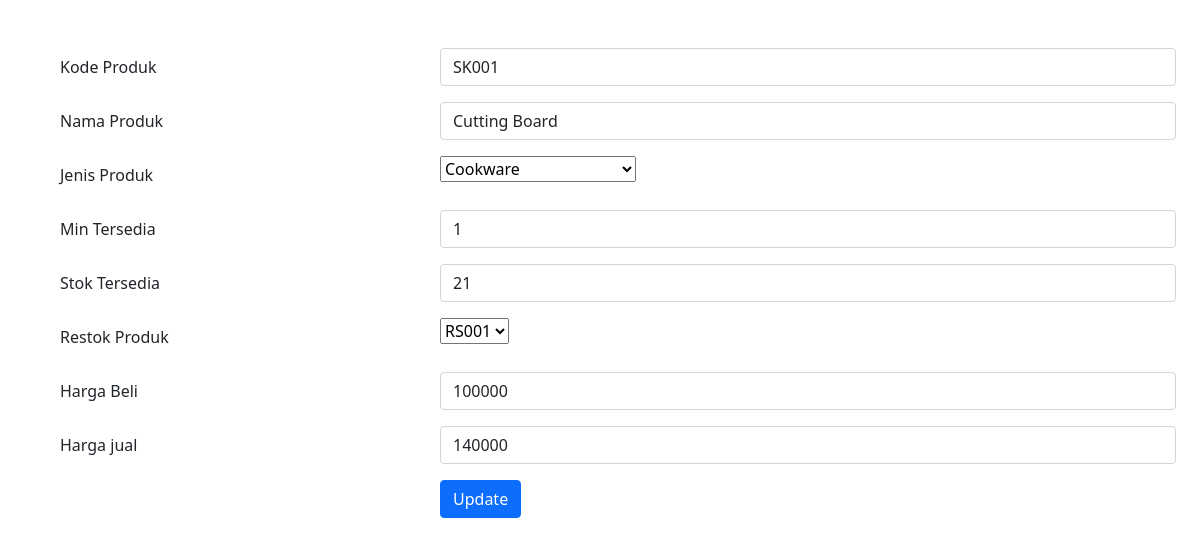
The app's page /admin/form_produk.php?id=1 with its own data.
### tables this page shows
CREATE TABLE `product` (
  `id` int(11) NOT NULL,
  `sku` varchar(45) DEFAULT NULL,
  `name` varchar(45) DEFAULT NULL,
  `purchase_price` int(11) DEFAULT NULL,
  `sell_price` int(11) DEFAULT NULL,
  `stock` int(11) DEFAULT 0,
  `min_stock` int(11) DEFAULT 0,
  `product_type_id` int(11) NOT NULL,
  `restock_id` int(11) NOT NULL
);

### admin/form_produk.php (the view, shortened to what this page needs)
<?php
require_once 'dbkoneksi.php';
?>
<?php
$_id = isset($_GET['id']) ? $_GET['id'] : null;
if (!empty($_id)) {
    $sql = "SELECT * FROM product WHERE id=?";
    $st = $dbh->prepare($sql);
    $st->execute([$_id]);
    $row = $st->fetch();
} else {
    $row = [];
}
?>
<link href="https://cdn.jsdelivr.net/npm/bootstrap@5.0.2/dist/css/bootstrap.min.css" rel="stylesheet">
<div class="container m-5">
    <form method="POST" action="proses_produk.php">
        <div class="form-group row mt-3">
            <label for="name" class="col-4 col-form-label">Kode Produk</label>
            <div class="col-8">
                <div class="input-group">
                    <input id="name" name="sku" type="text" class="form-control" value="<?php if (isset($row['sku'])) echo $row['sku']; ?>">
                </div>
            </div>
        </div>
        <div class="form-group row mt-3">
            <label for="name" class="col-4 col-form-label">Nama Produk</label>
            <div class="col-8">
                <div class="input-group">
                    <input id="name" name="name" type="text" class="form-control" value="<?php if (isset($row['name'])) echo $row['name']; ?>">
                </div>
            </div>
        </div>
        <div class="form-group row mt-3">
            <label for="jenis" class="col-4 col-form-label">Jenis Produk</label>
            <div class="col-8">
                <?php
                $sqljenis = "SELECT * FROM product_type";
                $rsjenis = $dbh->query($sqljenis);
                ?>
                <select id="product_type_id" name="product_type_id" class="custom-select">
                    <?php
                    foreach ($rsjenis as $rowjenis) {
                    ?>
                        <option value="<?= $rowjenis['id'] ?>"><?= $rowjenis['name'] ?></option>
                    <?php
                    }
                    ?>
                </select>
            </div>
        </div>
        <div class="form-group row mt-3">
            <label for="stok" class="col-4 col-form-label">Min Tersedia</label>
            <div class="col-8">
                <div class="input-group">
                    <input id="stok" name="min_stock" value="<?php if (isset($row['min_stock'])) echo $row['min_stock']; ?>" type="text" class="form-control">
                </div>
            </div>
        </div>
        <div class="form-group row mt-3">
            <label for="stok" class="col-4 col-form-label">Stok Tersedia</label>
            <div class="col-8">
                <div class="input-group">
                    <input id="stok" name="stock" value="<?php if (isset($row['stock'])) echo $row['stock']; ?>" type="text" class="form-control">
                </div>
            </div>
        </div>
        <div class="form-group row mt-3">
            <label for="jenis" class="col-4 col-form-label">Restok Produk</label>
            <div class="col-8">
                <?php
                $sqljenis = "SELECT * FROM restock";
                $rsjenis = $dbh->query($sqljenis);
                ?>
                <select id="restock_id" name="restock_id" class="custom-select">
                    <?php
                    foreach ($rsjenis as $rowjenis) {
                    ?>
                        <option value="<?= $rowjenis['id'] ?>"><?= $rowjenis['restock_number'] ?></option>
                    <?php
                    }
                    ?>
                </select>
            </div>
        </div>
        <div class="form-group row mt-3">
            <label for="harga" class="col-4 col-form-label">Harga Beli</label>
            <div class="col-8">
                <div class="input-group">
                    <input id="harga" name="purchase_price" value="<?php if (isset($row['purchase_price'])) echo $row['purchase_price']; ?>" type="text" class="form-control">
                </div>
            </div>
        </div>
        <div class="form-group row mt-3">
            <label for="harga" class="col-4 col-form-label">Harga jual</label>
            <div class="col-8">
                <div class="input-group">
                    <input id="harga" name="sell_price" value="<?php if (isset($row['sell_price'])) echo $row['sell_price']; ?>" type="text" class="form-control">
                </div>
            </div>
        </div>
        <div class="form-group row mt-3">
            <div class="offset-4 col-8">
                <?php
                $button = (empty($_id)) ? "Simpan" : "Update";
                ?>
                <input type="submit" name="proses" type="submit" class="btn btn-primary" value="<?= $button ?>" />
            </div>
        </div>
    </form>
</div>

### records on screen
product: sku "SK001", name "Cutting Board", min_stock "1", stock "21", purchase_price "100000", sell_price "140000"

### other values on screen
form field product_type_id "Cookware"
form field restock_id "RS001"
